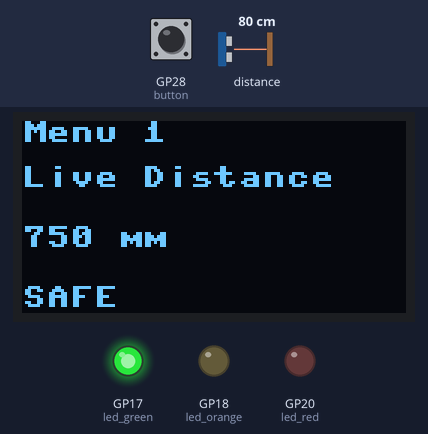
The program below on a simulated Raspberry Pi Pico running MicroPython. Parts: 128×64 one-colour display, output pins drawn as LEDs (lit = HIGH). The test bench sets the inputs (shaded band); at power-on: distance to the obstacle 80 cm, GP28 (button) HIGH. What the program prints to the serial console is not drawn.

Above: at 2.2 s.
2.3 s: distance to the obstacle set to 29 cm
At 3.7 s:
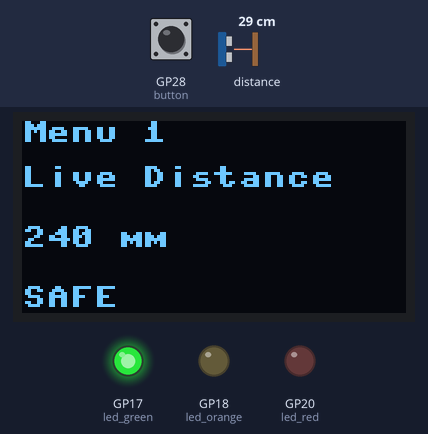
4.5 s: distance to the obstacle set to 24 cm
At 5.9 s:
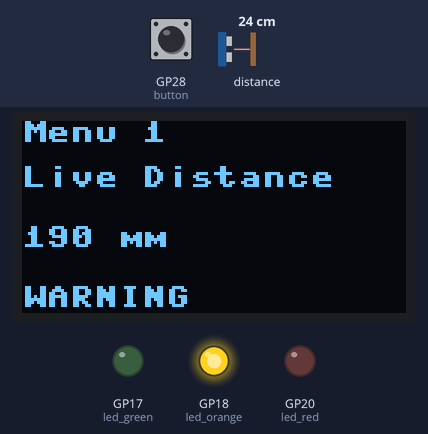
6.7 s: GP28 (button) pulled LOW for 0.15 s
At 7.4 s:
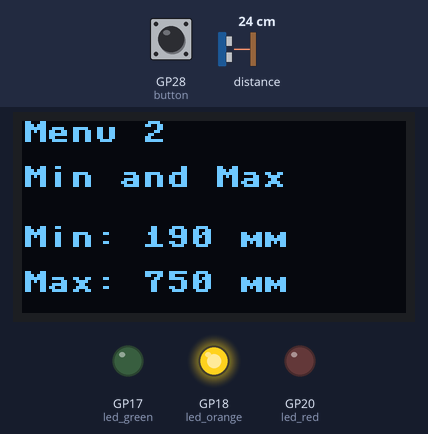
8.5 s: distance to the obstacle set to 18 cm
At 9.0 s:
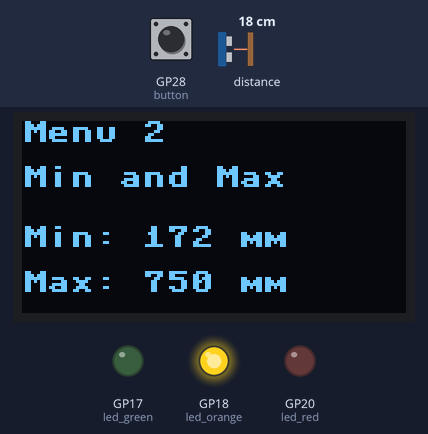
10.6 s: distance to the obstacle set to 14 cm
At 11.7 s:
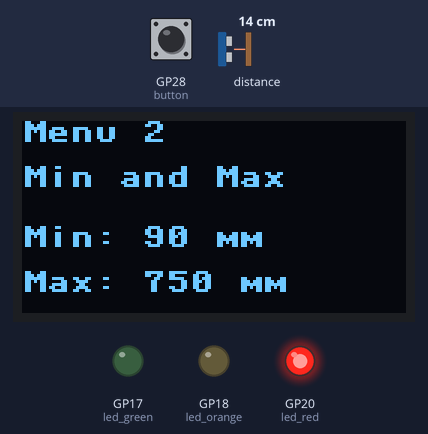
12.7 s: GP28 (button) pulled LOW for 1 s
At 14.4 s:
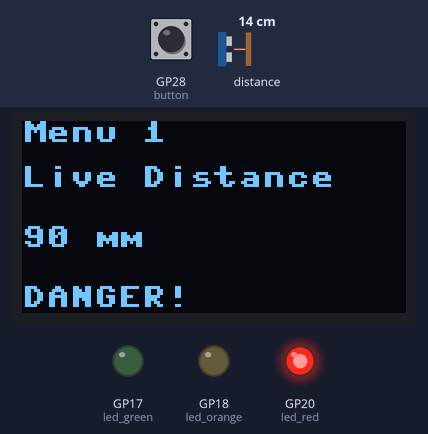
Timing chart, 0 to 15.9 s (numbered marks = the images above; inputs shaded):
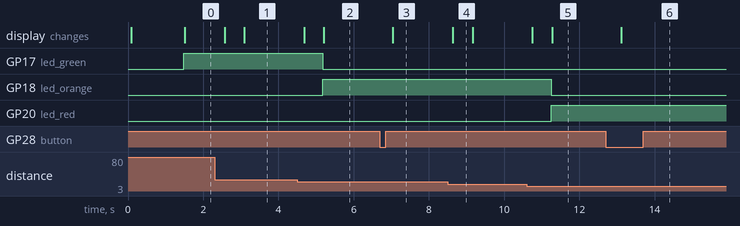

Measured:
- the behaviour switches between 26 and 25 cm on distance to the obstacle (found by bisection; images 1 and 2)
- the behaviour switches between 16 and 15 cm on distance to the obstacle (found by bisection; images 4 and 5)
- after the input at 2.3 s, the display: first changes after 0.27 s (image 1 shows a later state)
- after the input at 4.5 s, GP17 (led_green): HIGH → LOW after 0.68 s; GP18 (led_orange): LOW → HIGH after 0.68 s; the display: first changes after 0.18 s (image 2 shows a later state)
- after the input at 6.7 s, the display: changes after 0.35 s (image 3)
- after the input at 8.5 s, the display: changes after 0.13 s (image 4)
- after the input at 10.6 s, GP18 (led_orange): HIGH → LOW after 0.65 s; GP20 (led_red): LOW → HIGH after 0.65 s; the display: first changes after 0.15 s (image 5 shows a later state)
- after the input at 12.7 s, the display: changes after 0.41 s (image 6)

The program:

main.py
```python
from machine import Pin, I2C
from time import sleep
from vl53l0x import VL53L0X
from ssd1306 import SSD1306_I2C


# --------------------------------
# I2C configuration
# --------------------------------

i2c_sensor = I2C(
    1,
    sda=Pin(2),
    scl=Pin(3)
)

i2c_oled = I2C(
    0,
    sda=Pin(8),
    scl=Pin(9)
)


# --------------------------------
# Button and LEDs
# --------------------------------

button = Pin(28, Pin.IN, Pin.PULL_UP)

led_green = Pin(17, Pin.OUT)
led_orange = Pin(18, Pin.OUT)
led_red = Pin(20, Pin.OUT)

led_green.off()
led_orange.off()
led_red.off()


# --------------------------------
# Check connected I2C devices
# --------------------------------

print("VL53L0X I2C devices:", i2c_sensor.scan())
print("OLED I2C devices:", i2c_oled.scan())


# --------------------------------
# Initialize sensor and OLED
# --------------------------------

sensor = VL53L0X(i2c_sensor)
oled = SSD1306_I2C(128, 64, i2c_oled)


def oled_clear():
    oled.fill(0)
    oled.show()


def oled_write(text, x, y):
    oled.text(str(text), x, y)
    oled.show()


def turn_off_leds():
    led_green.off()
    led_orange.off()
    led_red.off()


def check_leds(distance):
    if distance > 200:
        led_green.on()
        led_orange.off()
        led_red.off()

    elif distance > 100:
        led_green.off()
        led_orange.on()
        led_red.off()

    else:
        led_green.off()
        led_orange.off()
        led_red.on()


oled_clear()
oled.text("VL53L0X", 25, 10)
oled.text("Starting...", 20, 30)
oled.show()

sleep(1)


# --------------------------------
# Variables
# --------------------------------

menu_number = 1

min_distance = 9999
max_distance = 0

old_button_value = 1


# --------------------------------
# Main program
# --------------------------------

try:
    sensor.start()

    while True:

        total = 0
        count = 10

        for i in range(count):
            distance = sensor.read()
            distance -= 50

            if distance < 0 :
                distance = 0

            total = total + distance
            sleep(0.01)

        avg_distance = total / count


        print("Distance:", int(avg_distance), "mm")

        # ذخیره کمترین فاصله
        if avg_distance < min_distance:
            min_distance = avg_distance

        # ذخیره بیشترین فاصله
        if avg_distance > max_distance:
            max_distance = avg_distance

        # روشن کردن LEDها
        check_leds(avg_distance)

        # خواندن وضعیت دکمه
        button_value = button.value()

        # اگر دکمه تازه فشار داده شد
        if old_button_value == 1 and button_value == 0:
            if menu_number == 1:
                menu_number = 2
            else:
                menu_number = 1

            sleep(0.25)

        old_button_value = button_value

        # نمایش منوی شماره 1
        if menu_number == 1:
            oled.fill(0)
            oled.text("Menu 1", 0, 0)
            oled.text("Live Distance", 0, 15)
            oled.text("{} mm".format(int(avg_distance)), 0, 35)

            if avg_distance <= 100:
                oled.text("DANGER!", 0, 55)
            elif avg_distance <= 200:
                oled.text("WARNING", 0, 55)
            else:
                oled.text("SAFE", 0, 55)

            oled.show()

        # نمایش منوی شماره 2
        if menu_number == 2:
            oled.fill(0)
            oled.text("Menu 2", 0, 0)
            oled.text("Min and Max", 0, 15)
            oled.text("Min: {} mm".format(int(min_distance)), 0, 35)
            oled.text("Max: {} mm".format(int(max_distance)), 0, 50)
            oled.show()

        sleep(0.1)

except Exception as e:
    print("Sensor error:", e)

    oled.fill(0)
    oled.text("Sensor Error!", 5, 20)
    oled.text(str(e), 0, 40)
    oled.show()

except KeyboardInterrupt:
    print("Program stopped.")

    oled.fill(0)
    oled.text("Stopped!", 30, 25)
    oled.show()

finally:
    sensor.stop()

    turn_off_leds()
```
